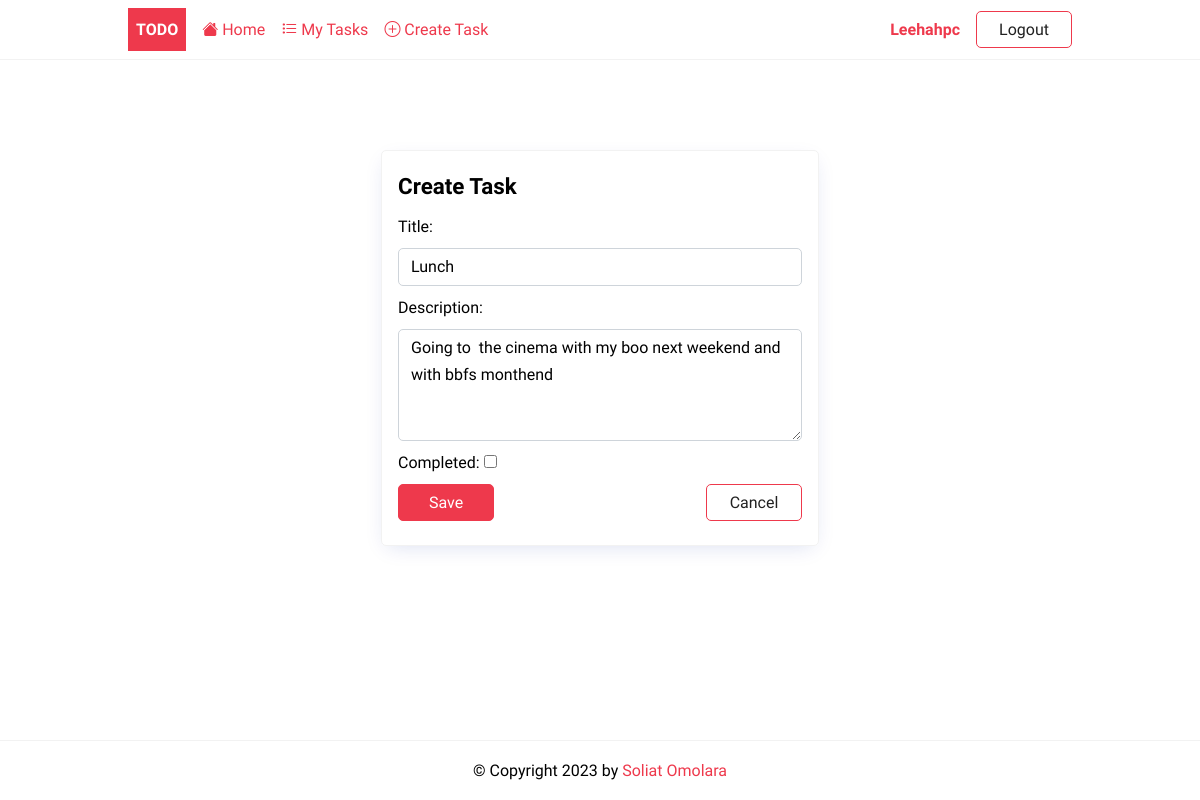
The app's page /details/update/7 (signed in) with its own data.
### todoapp/models.py (models this page shows, shortened)
class Todo(models.Model):
    user = models.ForeignKey(User, on_delete=models.CASCADE, null=True, blank=True)
    title = models.CharField(max_length=250)
    description = models.TextField(null=True, blank=True)
    completed = models.BooleanField(default=False)
    created = models.DateTimeField(auto_now_add=True)

### todoapp/views.py (the view, shortened to what this page needs)
# urls.py: path('details/update/<int:pk>', TodoUpdate.as_view(), name='update'),
class TodoUpdate(LoginRequiredMixin,UpdateView):
    model = Todo
    fields = ['title', 'description', 'completed']
    success_url = reverse_lazy('tasks')
    def get_queryset(self):
        base_qs = super(TodoUpdate, self).get_queryset()
        return base_qs.filter(user=self.request.user)

### todoapp/templates/todoapp/todo_form.html (shortened to what this page needs)
{%extends 'todoapp/base.html'%}
{%block content%}
<div class="center">
	<form method="post" novalidate class="card">
	 	<h2>{% if task %} Update {%else %} Create {%endif%} Task</h2>
		{% for field in form %}
			{% if field.name == 'completed' %}
				<p>
					{{ field.label_tag }}
					{{ field }}
				</p>
			{% else %}
	    		{{ field.label_tag }}
	        	{{ field }}
	        {% endif %}
		{% endfor %}
		<div class="form-buttons">
			<input type="submit" value="Save" class="btn btn-primary"/>
			<a href="{%url 'tasks'%}" class="btn btn-outline">Cancel</a>
		</div>
	</form>
</div>
{%endblock content%}

### todoapp/templates/todoapp/base.html (shortened to what this page needs)
{%load static %}
<!DOCTYPE html>
<html lang="en">
    <head>
        <link rel="stylesheet" href="{% static 'css/style.css' %}" />
    </head>
    <body>
        <header class="header">
            <div class="container">
            	<a href="{%url 'home'%}" class="logo">Todo</a>
                <nav class="nav">
                	<a href="{%url 'home'%}"><i class="bi bi-house-fill"></i> Home</a>
                    {% if request.user.is_authenticated %}
	    	              	<a href="{% url 'tasks' %}"><i class="bi bi-list-task"></i> My Tasks</a>
	    	              	<a href="{% url 'create' %}"><i class="bi bi-plus-circle"></i> Create Task</a>
                            <a href="{% url 'profile' %}" title="Update my profile">{{request.user | title}}</a>
	    	                <a href="{% url 'logout' %}" class="btn btn-outline">Logout</a>
	                {% else %}
							<a href="{% url 'login' %}" class="btn btn-outline">Login</a>
	            	        <a href="{% url 'register' %}" class="btn btn-primary">Join Now</a>
	                {% endif %}
                </nav>
            </div>
        </header>
        <main>
            <div class="container">
             {%block content %}
             {%endblock content%}
            </div>
        </main>
        <footer class="footer">
            <div class="container">
				<p>&copy; Copyright {% now "Y" %} by <a href="https://github.com/SoliatOmolara">Soliat Omolara</a></p>
            </div>
        </footer>
    </body>
</html>

### static/css/style.css (style rules this page uses)
:root { --color-primary: #ee394c; --color-secondary: #86b7fe; --color-light: #f2f2f2; --color-gray: #ced4da; --color-dark: #212121; --color-white: #ffffff; --color-error: #e2442f; --color-warning: #ffc900; --color-info: #02a2b9; --color-success: #1ba345; --color-input: #00d1b2; --border-radius: 5px; }
* { margin: 0; padding: 0; box-sizing: border-box; text-rendering: optimizeLegibility; }
html, body { height: 100%; }
input, button, textarea { font: inherit; }
body { font-family: 'Dosis', sans-serif; font-size: 1rem; line-height: 1.7; display: flex; flex-direction: column; }
h2 { font-size: 1.4rem; }
a { color: var(--color-primary); text-decoration: none; }
.container { max-width: 960px; margin: 0 auto; padding: 0.5rem; }
.header { border-bottom: solid 1px var(--color-light); }
.header .container { display: flex; align-items: center; gap:1rem; }
.nav { display:flex; gap:1rem; align-items: center; justify-content: center; flex-basis: 100%; }
.nav a:nth-last-child(2) { margin-left: auto; font-weight: bold; }
.logo { padding: 0.5rem; background-color: var(--color-primary); text-decoration: none; color: var(--color-white); font-weight: bold; text-transform: uppercase; }
.card { border: solid 1px var(--color-light); padding: 1rem; border-radius: var(--border-radius); box-shadow: rgb(11 43 158 / 15%) 0px 6px 20px -6px; min-width: 400px; }
form > * { display: block; margin-bottom: 0.5rem; }
.form-buttons { display: flex; justify-content: space-between; align-items: center; gap: 0.75rem; }
input[type='text'], input[type='email'], input[type='password'], textarea { border-radius: var(--border-radius); border: solid 1px var(--color-gray); width: 100%; padding: 0.25rem 0.75rem; }
textarea { max-height: 7rem; }
.footer p { text-align: center; }
.footer { margin-top: auto; padding: 0.5rem 0; border-top: solid 1px var(--color-light); }
.btn { padding: 0.25rem 0.75rem; border-radius: var(--border-radius); background-color: var(--color-white); border: solid 1px var(--color-white); color: var(--color-dark); cursor: pointer; text-decoration: none; font-size: 1rem; min-width: 6rem; text-align: center; }
.btn-outline { border: solid 1px var(--color-primary); }
.btn-primary { border: solid 1px var(--color-primary); background-color: var(--color-primary); color: var(--color-white); }
.center { display: flex; flex-direction: column; align-items: center; justify-content: center; min-height: 70vh; }

### records on screen
Todo: form "Lunch" "Going to the cinema with my boo next weekend and with bbfs monthend"

### other values on screen
{{ request.user | title }} "Leehahpc"
{{ field.label_tag }} "Title:" "Description:"
{{ field.label_tag }} "Completed:"
